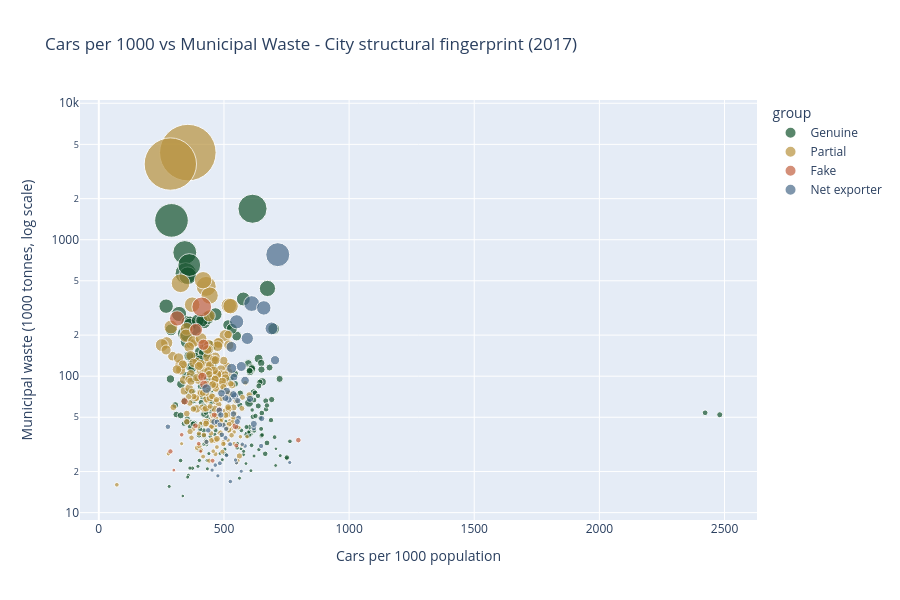

The notebook cell saved with this chart:
### Code cell
# Cars vs waste
# Cities with low cars AND low waste are structurally efficient

# Use the year with best overlap between the two indicators
YEAR_BOTH = (
    df[df['cars_per_1000'].notna() & df['municipal_waste_1000t'].notna()]
    .groupby('year')['city_code'].nunique()
    .idxmax()
)
print(f"Best year for cars + waste overlap: {YEAR_BOTH}")

snap_both = df[
    (df['year'] == YEAR_BOTH) &
    df['cars_per_1000'].notna() &
    df['municipal_waste_1000t'].notna()
].copy()

print(f"Cities with both indicators: {len(snap_both)}")

fig = px.scatter(
    snap_both,
    x='cars_per_1000',
    y='municipal_waste_1000t',
    color='group',
    color_discrete_map=GROUP_COLORS,
    hover_name='city_name',
    hover_data=['country', 'iso_code'],
    size='population',
    size_max=40,
    log_y=True,
    title=f'Cars per 1000 vs Municipal Waste - City structural fingerprint ({YEAR_BOTH})<br>',
    labels={
        'cars_per_1000': 'Cars per 1000 population',
        'municipal_waste_1000t': 'Municipal waste (1000 tonnes, log scale)',
    },
    category_orders={'group': GROUP_ORDER},
    height=600
)
fig.show()

### Figure 1 — Plotly figure (JSON) as saved in the notebook; plotly's stock layout.template omitted (floating-point values rounded to 4 significant figures; data arrays with more than 128 entries replaced by an {"elided": "..."} marker saying what was removed)
{"data": [{"customdata": {"elided": "212x2 str values"}, "hovertemplate": "<b>%{hovertext}</b><br><br>group=Genuine<br>Cars per 1000 population=%{x}<br>Municipal waste (1000 tonnes, log scale)=%{y}<br>population=%{marker.size}<br>country=%{customdata[0]}<br>iso_code=%{customdata[1]}<extra></extra>", "hovertext": {"elided": "212 null values"}, "legendgroup": "Genuine", "marker": {"color": "#14532d", "size": {"elided": "212 float values"}, "sizemode": "area", "sizeref": 6471.0, "symbol": "circle"}, "mode": "markers", "name": "Genuine", "orientation": "v", "showlegend": true, "type": "scatter", "x": {"elided": "212 float values"}, "xaxis": "x", "y": {"elided": "212 float values"}, "yaxis": "y"}, {"customdata": {"elided": "213x2 str values"}, "hovertemplate": "<b>%{hovertext}</b><br><br>group=Partial<br>Cars per 1000 population=%{x}<br>Municipal waste (1000 tonnes, log scale)=%{y}<br>population=%{marker.size}<br>country=%{customdata[0]}<br>iso_code=%{customdata[1]}<extra></extra>", "hovertext": {"elided": "213 null values"}, "legendgroup": "Partial", "marker": {"color": "#b8923d", "size": {"elided": "213 float values"}, "sizemode": "area", "sizeref": 6471.0, "symbol": "circle"}, "mode": "markers", "name": "Partial", "orientation": "v", "showlegend": true, "type": "scatter", "x": {"elided": "213 float values"}, "xaxis": "x", "y": {"elided": "213 float values"}, "yaxis": "y"}, {"customdata": [["Belgium", "BEL"], ["Belgium", "BEL"], ["Belgium", "BEL"], ["Belgium", "BEL"], ["Belgium", "BEL"], ["Belgium", "BEL"], ["Belgium", "BEL"], ["Belgium", "BEL"], ["Belgium", "BEL"], ["Belgium", "BEL"], ["Belgium", "BEL"], ["Switzerland", "CHE"], ["Croatia", "HRV"], ["Croatia", "HRV"], ["Croatia", "HRV"], ["Croatia", "HRV"], ["Croatia", "HRV"], ["Croatia", "HRV"], ["Croatia", "HRV"]], "hovertemplate": "<b>%{hovertext}</b><br><br>group=Fake<br>Cars per 1000 population=%{x}<br>Municipal waste (1000 tonnes, log scale)=%{y}<br>population=%{marker.size}<br>country=%{customdata[0]}<br>iso_code=%{customdata[1]}<extra></extra>", "hovertext": [null, null, null, null, null, null, null, null, null, null, null, null, null, null, null, null, null, null, null], "legendgroup": "Fake", "marker": {"color": "#c2603f", "size": [1264000.0, 547800.0, 270100.0, 241200.0, 410000.0, 120100.0, 115600.0, 103400.0, 158000.0, 80210.0, 72890.0, 78860.0, 760000.0, 102400.0, 48140.0, 92970.0, 180600.0, 51150.0, 69490.0], "sizemode": "area", "sizeref": 6471.0, "symbol": "circle"}, "mode": "markers", "name": "Fake", "orientation": "v", "showlegend": true, "type": "scatter", "x": [411.2, 388.5, 413.7, 420.2, 417.9, 481.6, 461.4, 797.2, 545.9, 549.4, 399.3, 454.7, 313.0, 385.7, 299.8, 286.1, 342.6, 407.1, 331.1], "xaxis": "x", "y": [322.0, 219.0, 99.0, 87.0, 170.0, 57.0, 52.0, 34.0, 43.0, 31.0, 32.0, 24.0, 265.0, 43.3, 20.5, 28.1, 65.4, 28.1, 37.2], "yaxis": "y"}, {"customdata": [["Poland", "POL"], ["Poland", "POL"], ["Poland", "POL"], ["Poland", "POL"], ["Poland", "POL"], ["Poland", "POL"], ["Poland", "POL"], ["Poland", "POL"], ["Poland", "POL"], ["Poland", "POL"], ["Poland", "POL"], ["Poland", "POL"], ["Poland", "POL"], ["Poland", "POL"], ["Poland", "POL"], ["Poland", "POL"], ["Poland", "POL"], ["Poland", "POL"], ["Poland", "POL"], ["Poland", "POL"], ["Poland", "POL"], ["Poland", "POL"], ["Poland", "POL"], ["Poland", "POL"], ["Poland", "POL"], ["Poland", "POL"], ["Poland", "POL"], ["Poland", "POL"], ["Poland", "POL"], ["Poland", "POL"], ["Poland", "POL"], ["Poland", "POL"], ["Poland", "POL"], ["Poland", "POL"], ["Poland", "POL"], ["Poland", "POL"], ["Poland", "POL"], ["Poland", "POL"], ["Poland", "POL"], ["Poland", "POL"], ["Poland", "POL"], ["Poland", "POL"], ["Poland", "POL"], ["Poland", "POL"], ["Poland", "POL"], ["Poland", "POL"], ["Poland", "POL"], ["Poland", "POL"], ["Poland", "POL"], ["Poland", "POL"], ["Poland", "POL"], ["Poland", "POL"], ["Poland", "POL"]], "hovertemplate": "<b>%{hovertext}</b><br><br>group=Net exporter<br>Cars per 1000 population=%{x}<br>Municipal waste (1000 tonnes, log scale)=%{y}<br>population=%{marker.size}<br>country=%{customdata[0]}<br>iso_code=%{customdata[1]}<extra></extra>", "hovertext": [null, null, null, null, null, null, null, null, null, null, null, null, null, null, null, null, null, null, null, null, null, null, null, null, null, null, null, null, null, null, null, null, null, null, null, null, null, null, null, null, null, null, null, null, null, null, null, null, null, null, null, null, null], "legendgroup": "Net exporter", "marker": {"color": "#4a6b8a", "size": [1862000.0, 652000.0, 806200.0, 673700.0, 538400.0, 487400.0, 389100.0, 326400.0, 329600.0, 279200.0, 291700.0, 182300.0, 194800.0, 167300.0, 197300.0, 126100.0, 115200.0, 138900.0, 75120.0, 80360.0, 68230.0, 67070.0, 61840.0, 206000.0, 196000.0, 111200.0, 93140.0, 105500.0, 85500.0, 82300.0, 75300.0, 66520.0, 57570.0, 58230.0, 57210.0, 59710.0, 61400.0, 241200.0, 187100.0, 169900.0, 153800.0, 147800.0, 165800.0, 130300.0, 130900.0, 122000.0, 100300.0, 112900.0, 100800.0, 103100.0, 100600.0, 91950.0, 88660.0], "sizemode": "area", "sizeref": 6471.0, "symbol": "circle"}, "mode": "markers", "name": "Net exporter", "orientation": "v", "showlegend": true, "type": "scatter", "x": [715.1, 550.8, 610.8, 659.2, 689.9, 593.2, 530.0, 569.2, 530.8, 704.2, 430.4, 518.7, 510.9, 506.1, 543.4, 650.7, 558.1, 537.7, 584.0, 483.6, 465.3, 573.2, 549.6, 540.0, 490.0, 619.3, 648.5, 497.7, 506.1, 524.6, 510.5, 525.5, 762.7, 475.8, 569.1, 452.6, 545.9, 584.3, 537.8, 604.0, 481.5, 460.7, 619.3, 487.3, 555.1, 553.5, 276.0, 472.6, 491.7, 483.7, 437.1, 508.6, 430.0], "xaxis": "x", "y": [777.2, 250.4, 340.6, 316.5, 223.9, 189.3, 163.8, 117.8, 114.1, 131.0, 81.1, 67.5, 77.8, 69.2, 71.4, 48.9, 49.3, 52.9, 30.8, 23.0, 22.3, 31.7, 23.2, 98.5, 75.0, 41.8, 30.8, 43.7, 35.3, 31.7, 26.3, 16.9, 23.3, 18.6, 20.1, 20.5, 24.3, 92.9, 73.6, 68.2, 56.0, 46.2, 44.7, 52.0, 66.1, 46.4, 42.6, 46.2, 37.2, 44.0, 40.1, 41.1, 33.0], "yaxis": "y"}], "layout": {"height": 600, "legend": {"itemsizing": "constant", "title": {"text": "group"}, "tracegroupgap": 0}, "title": {"text": "Cars per 1000 vs Municipal Waste - City structural fingerprint (2017)<br>"}, "xaxis": {"anchor": "y", "domain": [0, 1], "title": {"text": "Cars per 1000 population"}}, "yaxis": {"anchor": "x", "domain": [0, 1], "title": {"text": "Municipal waste (1000 tonnes, log scale)"}, "type": "log"}}}
